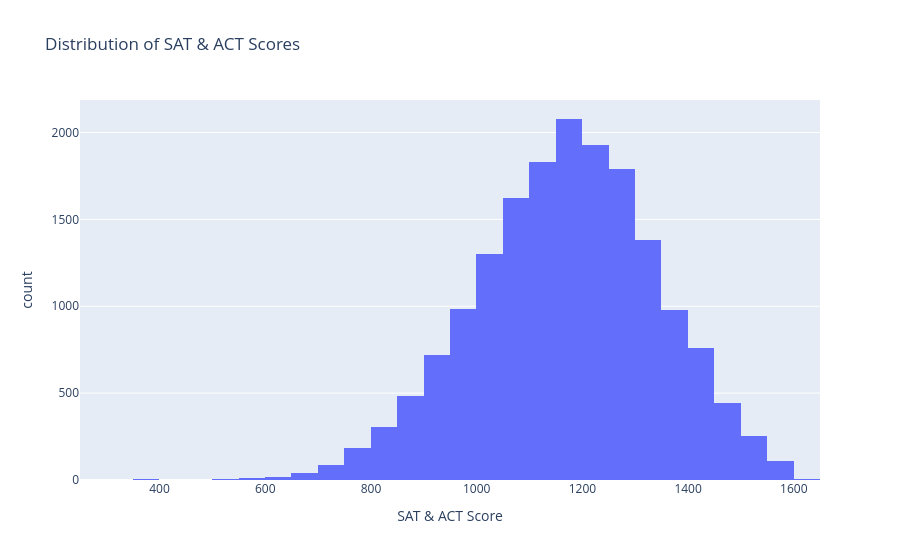

The code cell stored with this chart in its notebook:
### Code cell
#plotly histo
fig = px.histogram( #creates histogram
    df, #ids data
    x = "SAT_ACT", #sets x axis
    nbins = 27, #sets number of bins,
    title = "Distribution of SAT & ACT Scores",
    labels = {"SAT_ACT": "SAT & ACT Score"}
)

fig.show()

### Figure 1 — Plotly figure (JSON) as saved in the notebook; plotly's stock layout.template omitted (floating-point values rounded to 4 significant figures; data arrays with more than 128 entries replaced by an {"elided": "..."} marker saying what was removed)
{"data": [{"bingroup": "x", "hovertemplate": "SAT & ACT Score=%{x}<br>count=%{y}<extra></extra>", "legendgroup": "", "marker": {"color": "#636efa", "pattern": {"shape": ""}}, "name": "", "nbinsx": 27, "orientation": "v", "showlegend": false, "type": "histogram", "x": {"elided": "17339 int values"}, "xaxis": "x", "yaxis": "y"}], "layout": {"barmode": "relative", "legend": {"tracegroupgap": 0}, "title": {"text": "Distribution of SAT & ACT Scores"}, "xaxis": {"anchor": "y", "domain": [0, 1], "title": {"text": "SAT & ACT Score"}}, "yaxis": {"anchor": "x", "domain": [0, 1], "title": {"text": "count"}}}}
